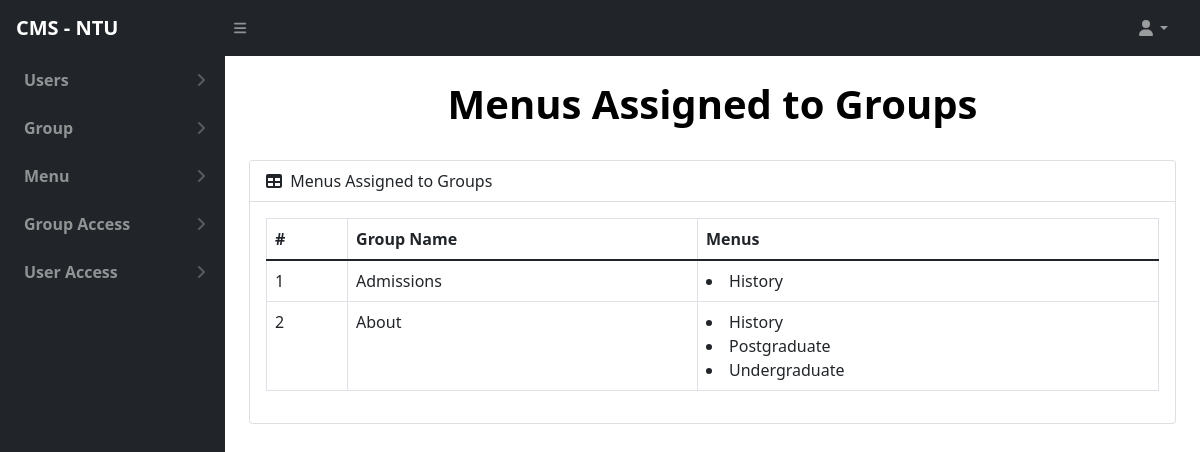
The page /master-menu-group (signed in) on the database its author committed.
### MasterUser/models.py (models this page shows, shortened)
class Group(models.Model):
    groupName   =models.CharField(max_length=200)
    active      =models.BooleanField(default=True)
    createdBy   =models.CharField(max_length=200)
    modifiedBy  =models.CharField(max_length=200)
    createdat = models.DateTimeField(
        db_column='createdAt', blank=True, null=True, auto_now_add=True)
    updatedat = models.DateTimeField(
        db_column='updatedAt', blank=True, null=True, auto_now=True)
    class Meta:
        verbose_name_plural="Group"

class Menu(models.Model):
    menuName    =models.CharField(max_length=200)
    active      =models.BooleanField(default=True)
    createdBy   =models.CharField(max_length=200)
    modifiedBy  =models.CharField(max_length=200)
    createdat = models.DateTimeField(
        db_column='createdAt', blank=True, null=True, auto_now_add=True)
    updatedat = models.DateTimeField(
        db_column='updatedAt', blank=True, null=True, auto_now=True)
    class Meta:
        verbose_name_plural="Menu"

### MasterUser/views.py (the view)
# urls.py: path('master-menu-group', MasterMenuGroup.as_view(), name='master-menu-group'),
class MasterMenuGroup(MasterLoginRequiredMixin,View):
    def get(self, request):
        groups = Group.objects.all()
        group_data = []
        for group in groups:
            menus = group.groupmenu_set.all().values('menuID__menuName')
            group_data.append({'group': group, 'menus': menus})
        return render(request, 'MasterPanel/allMenuGroup.html', {'group_data': group_data})

### MasterUser/views.py (called while the page is built)
    def dispatch(self, request, *args, **kwargs):
        if "Masteremail" not in request.session:
            return redirect('master-login')  # Replace 'master_login' with your actual login URL
        return super().dispatch(request, *args, **kwargs)

### templates/MasterPanel/allMenuGroup.html (shortened to what this page needs)
{% extends 'MasterPanel/index.html' %}
{% block content%}
<div id="layoutSidenav_content">
   <main>
        <div class="container-fluid px-4">
            <h1 class="mt-4 text-center" style="color: #7D61B5;"><b>Menus Assigned to Groups</b></h1>
            <div class="card mb-4">
                <div class="card-header">
                    <i class="fas fa-table me-1"></i>
                    Menus Assigned to Groups
                </div>
                <div class="card-body">
                    <table class="table table-bordered">
                        <thead>
                            <tr>
                            <th scope="col">#</th>
                            <th scope="col">Group Name</th>
                             <th scope="col">Menus</th>
                            </tr>
                        </thead>
                        <tbody>
                            {% for group in group_data %}
                                <tr>
                                    <td>{{ forloop.counter }}</td>
                                    <td>{{ group.group.groupName }}</td>
                                    <td>
                                    {% for menu in group.menus %}
                                    <li>{{ menu.menuID__menuName }}</li>
                                    {% endfor %}
                                    </td>
                                </tr>
                            {% endfor %}
                        </tbody>
                    </table>
                </div>
            </div>
        </div>
    </main>
</div>
{%endblock%}

### rows shown on the page
Group: group.groupName "Admissions"
Menu: menuID__menuName "History"
Group: group.groupName "About"
Menu: menuID__menuName "Postgraduate"
Menu: menuID__menuName "Undergraduate"
